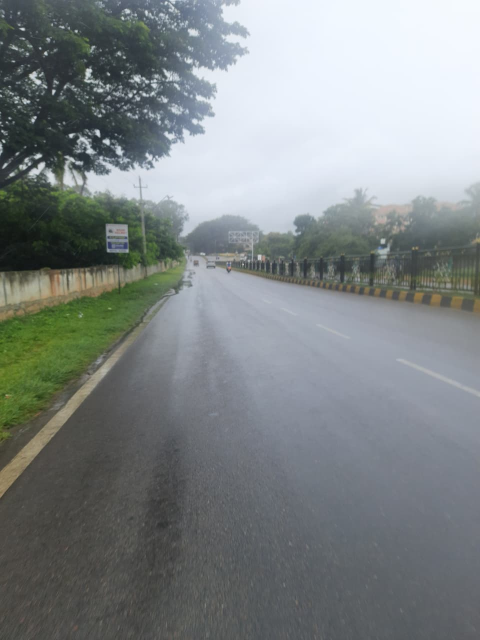
#> input picture V1/testing/1.jpeg, 960 x 1280 px (shown at 1/2 size)
$ python -i preprocess_model4_stage1_final.py   (imports and definitions only)   (older library calls are emulated)
#> lines starting #> are read from the running program, lines starting #| are printed output that depends on the picture
#> further down, picture is the input picture: shape (1280, 960, 3); mean B, G, R 134.5, 133.7, 127.6
"""
MODEL-4 Stage 1: Physics Feature Extraction (FINAL CORRECTED VERSION)
All critical fixes applied:
- CPCB PM2.5 >250 extrapolation (not compression)
- Sobel-weighted vertical proxy (not brightness-weighted)
- FFT ring sampling (not filled disks)
- Glow normalization
- IND_NEP folder mapping (FIXED: uses 'Filename' column)
- AQI clipping to [0, 500] for all datasets
- TRAQID integer image ID handling

Run on Mac M4 Air (8-core parallelization)
Estimated time: 2.5-3.5 hours for 23,559 images
"""

import cv2
import numpy as np
import pandas as pd
from pathlib import Path
from multiprocessing import Pool, cpu_count
import warnings
# [1 line not run here, left out]

# ============================================================
# CONFIGURATION
# ============================================================

DATASETS = {
    'IND_NEP': {
        'csv_path': '/Users/nesar/VS/V1/kaggle/Air Pollution Image Dataset/Air Pollution Image Dataset/Combined_Dataset/IND_and_Nep_AQI_Dataset.csv',
        'image_base': '/Users/nesar/VS/V1/kaggle/Air Pollution Image Dataset/Air Pollution Image Dataset/Combined_Dataset/IND_and_NEP/',
        'weight': 1.0,
        'has_folders': True
    },
    'PM25Vision_train': {
        'csv_path': '/Users/nesar/VS/V1/pm25vision/train/metadata_india_aqi.csv',
        'image_base': '/Users/nesar/VS/V1/pm25vision/train/images/',
        'weight': 0.6,
        'has_folders': False
    },
    'PM25Vision_test': {
        'csv_path': '/Users/nesar/VS/V1/pm25vision/test/metadata_india_aqi.csv',
        'image_base': '/Users/nesar/VS/V1/pm25vision/test/images/',
        'weight': 0.6,
        'has_folders': False
    },
    'TRAQID': {
        'csv_path': '/Users/nesar/VS/V1/TRAQID_sample/TRAQID.csv',
        'image_base': '/Users/nesar/VS/V1/TRAQID_sample/Images/',
        'weight': 1.0,
        'has_folders': False,
        'needs_conversion': True
    }
}

OUTPUT_DIR = Path('/Users/nesar/VS/V1/features/')
# [1 line not run here, left out]

# IND_NEP AQI-to-folder mapping
AQI_FOLDER_MAP = [
    (0, 50, 'a_Good'),
    (51, 100, 'b_Moderate'),
    (101, 150, 'c_Unhealthy_for_Sensitive_Groups'),
    (151, 200, 'd_Unhealthy'),
    (201, 300, 'e_Very_Unhealthy'),
    (301, 500, 'f_Severe'),
]

# ============================================================
# INDIA CPCB AQI CONVERSION (CORRECTED)
# ============================================================

# [223 lines left out: functions pm25_to_india_aqi, find_ind_nep_image, find_traqid_image, sky_mask_simple, extract_michelson_contrast, extract_fft_slope and 3 more, not called in this run]

def extract_vertical_ordering_proxy(image):
    """
    Feature 6: Vertical Ordering Proxy (SOBEL-WEIGHTED)

    IMPORTANT: This is a PROXY for depth, not depth estimation.
    Uses Sobel gradient magnitude (structure) instead of brightness.

    Rationale:
    - Objects higher in frame = farther (perspective geometry)
    - Edge-weighted center-of-mass reduces brightness bias

    Future work: Replace with MiDaS relative depth (Phase 1.5)
    """
    gray = cv2.cvtColor(image, cv2.COLOR_BGR2GRAY)
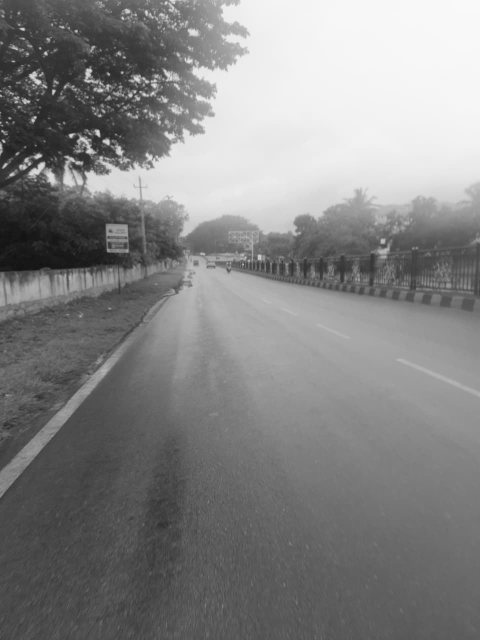
#> gray: shape (1280, 960) (shown at 1/2 size); min 14, max 255, mean 132
    h, w = gray.shape
#> h = 1280; w = 960

    # CRITICAL FIX: Use Sobel gradient (structure over brightness)
    gx = cv2.Sobel(gray, cv2.CV_64F, 1, 0, ksize=3)
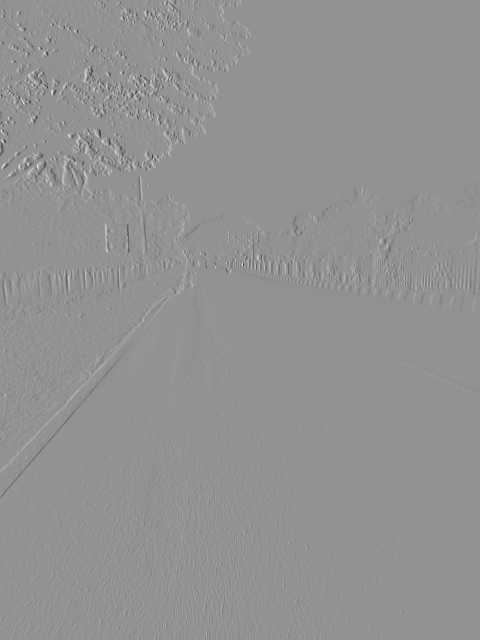
#> gx: shape (1280, 960) float64 (shown at 1/2 size); min -651, max 485, mean 0.7; drawn with min black and max white
    gy = cv2.Sobel(gray, cv2.CV_64F, 0, 1, ksize=3)
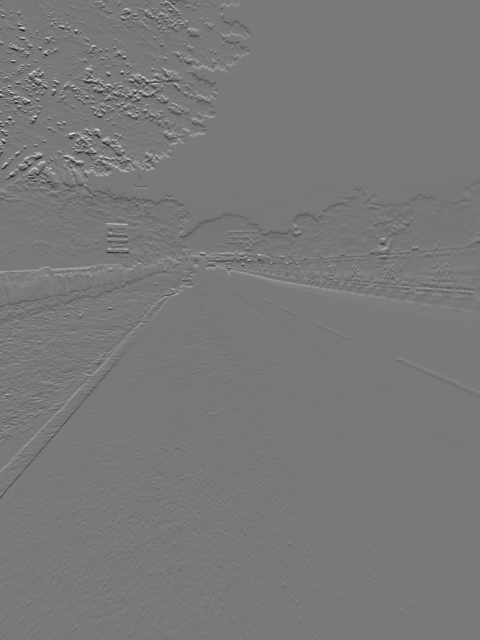
#> gy: shape (1280, 960) float64 (shown at 1/2 size); min -452, max 500, mean -0.6; drawn with min black and max white
    gradient_mag = np.sqrt(gx**2 + gy**2)
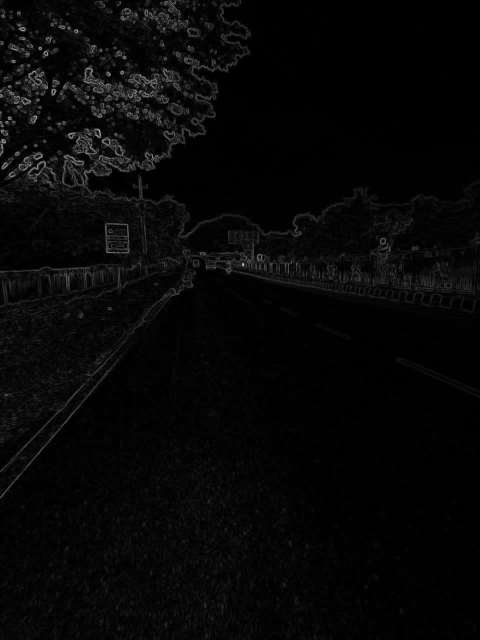
#> gradient_mag: shape (1280, 960) float64 (shown at 1/2 size); min 0, max 656.8, mean 18.7; drawn with min black and max white

    # Vertical weights = gradient strength per row
    vertical_weights = gradient_mag.mean(axis=1)
#> vertical_weights = 1280 values, max 52.19 at index 537, min 7.88 at index 899, mean 18.72

    if vertical_weights.sum() == 0:
        return 0.5

    # Center-of-mass in vertical direction
    y_coords = np.arange(h)
#> y_coords = 1280 values from 0 to 1279
    center_of_mass = np.average(y_coords, weights=vertical_weights)
#> center_of_mass = 531.1

    # Normalize to [0, 1] (0=top, 1=bottom)
    ordering_proxy = center_of_mass / h
#> ordering_proxy = 0.415

    return float(ordering_proxy)

# [222 lines left out: functions extract_specular_reflection, extract_glow_dispersion, process_single_image, main, not called in this run]

# [2 lines not run here, left out]

>>> import cv2
>>> picture = cv2.imread('testing/1.jpeg')
>>> result = extract_vertical_ordering_proxy(picture)
#> result = 0.415

$ run again, on V1/testing/2.jpg
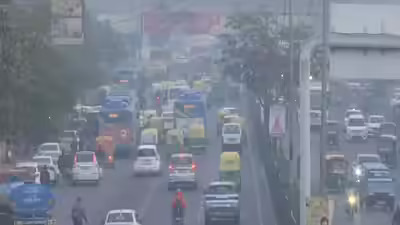
#> input picture V1/testing/2.jpg, 400 x 225 px
#> picture is the input picture: shape (225, 400, 3); mean B, G, R 145, 131.1, 124.1
#> in extract_vertical_ordering_proxy, `gy = cv2.Sobel(gray, cv2.CV_64F, 0, 1, ksize=3)`:
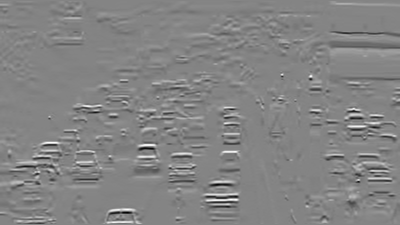
#> gy: shape (225, 400) float64; min -411, max 381, mean -0.9; drawn with min black and max white
#> in extract_vertical_ordering_proxy, `gradient_mag = np.sqrt(gx**2 + gy**2)`:
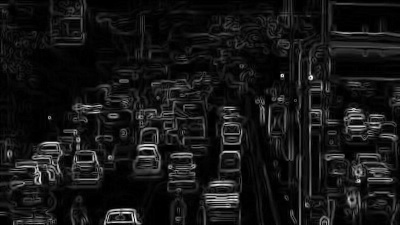
#> gradient_mag: shape (225, 400) float64; min 0, max 425.1, mean 37.1; drawn with min black and max white
#> vertical_weights = 225 values, max 83.23 at index 156, min 7.12 at index 0, mean 37.12
#> center_of_mass = 127
#> ordering_proxy = 0.565

$ run again, on V1/testing/3.jpg
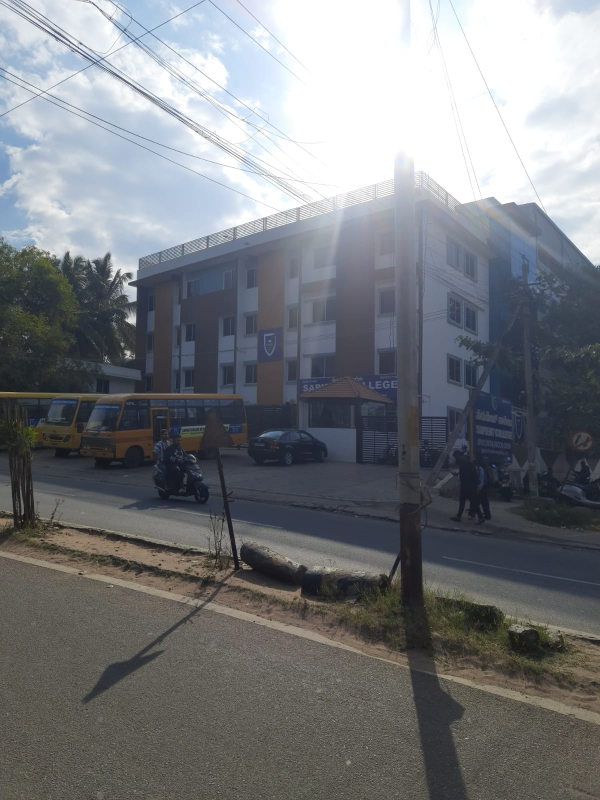
#> input picture V1/testing/3.jpg, 1200 x 1600 px (shown at 1/2 size)
#> picture is the input picture: shape (1600, 1200, 3); mean B, G, R 127, 123.3, 120.6
#> in extract_vertical_ordering_proxy, `gx = cv2.Sobel(gray, cv2.CV_64F, 1, 0, ksize=3)`:
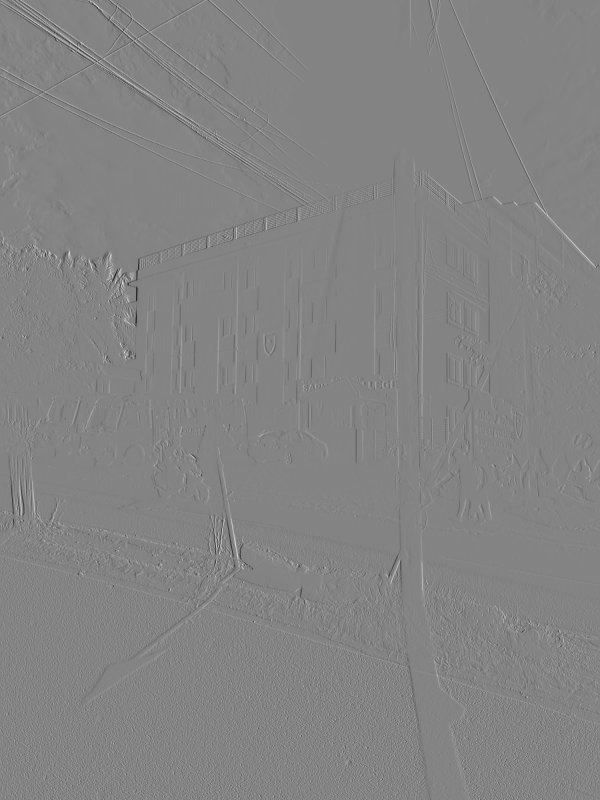
#> gx: shape (1600, 1200) float64 (shown at 1/2 size); min -583, max 547, mean 0.1; drawn with min black and max white
#> in extract_vertical_ordering_proxy, `gradient_mag = np.sqrt(gx**2 + gy**2)`:
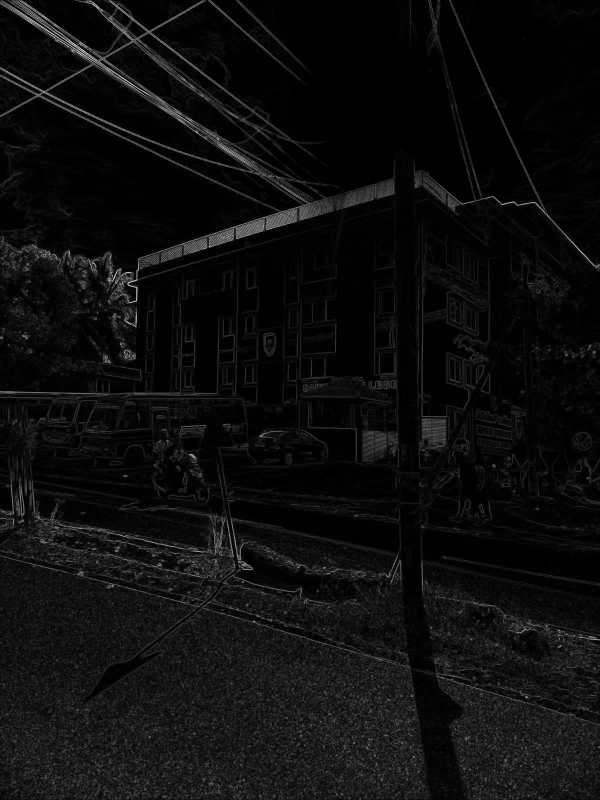
#> gradient_mag: shape (1600, 1200) float64 (shown at 1/2 size); min 0, max 636, mean 34.9; drawn with min black and max white
#> vertical_weights = 1600 values, max 76.06 at index 1471, min 12.54 at index 0, mean 34.9
#> center_of_mass = 990.6
#> ordering_proxy = 0.619
